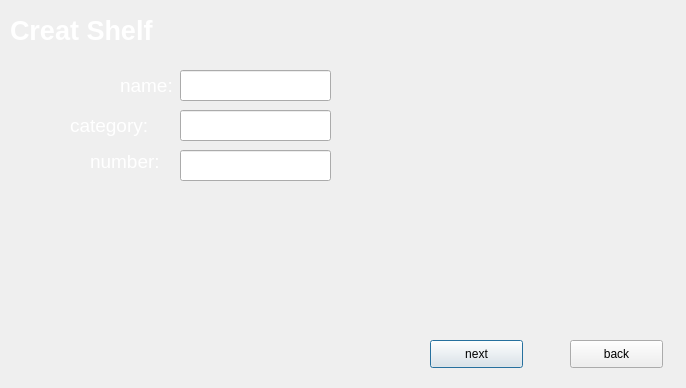
<?xml version="1.0" encoding="UTF-8"?>
<ui version="4.0">
 <class>Dialog</class>
 <widget class="QDialog" name="Dialog">
  <property name="geometry">
   <rect>
    <x>0</x>
    <y>0</y>
    <width>686</width>
    <height>388</height>
   </rect>
  </property>
  <property name="windowTitle">
   <string>Dialog</string>
  </property>
  <widget class="QLabel" name="label_2">
   <property name="geometry">
    <rect>
     <x>-10</x>
     <y>-70</y>
     <width>801</width>
     <height>531</height>
    </rect>
   </property>
   <property name="text">
    <string/>
   </property>
   <property name="pixmap">
    <pixmap resource="pic.qrc">:/newPrefix/http___com.ft.imagepublish.prod.s3.amazonaws.jpg</pixmap>
   </property>
  </widget>
  <widget class="QLineEdit" name="lineEdit">
   <property name="geometry">
    <rect>
     <x>180</x>
     <y>70</y>
     <width>151</width>
     <height>31</height>
    </rect>
   </property>
  </widget>
  <widget class="QLineEdit" name="lineEdit_2">
   <property name="geometry">
    <rect>
     <x>180</x>
     <y>150</y>
     <width>151</width>
     <height>31</height>
    </rect>
   </property>
  </widget>
  <widget class="QLineEdit" name="lineEdit_3">
   <property name="geometry">
    <rect>
     <x>180</x>
     <y>110</y>
     <width>151</width>
     <height>31</height>
    </rect>
   </property>
  </widget>
  <widget class="QLabel" name="label_3">
   <property name="geometry">
    <rect>
     <x>120</x>
     <y>70</y>
     <width>81</width>
     <height>31</height>
    </rect>
   </property>
   <property name="text">
    <string>&lt;html&gt;&lt;head/&gt;&lt;body&gt;&lt;p&gt;&lt;span style=&quot; font-size:14pt; color:#ffffff;&quot;&gt;name:&lt;/span&gt;&lt;/p&gt;&lt;/body&gt;&lt;/html&gt;</string>
   </property>
  </widget>
  <widget class="QLabel" name="label">
   <property name="geometry">
    <rect>
     <x>10</x>
     <y>0</y>
     <width>201</width>
     <height>61</height>
    </rect>
   </property>
   <property name="text">
    <string>&lt;html&gt;&lt;head/&gt;&lt;body&gt;&lt;p&gt;&lt;span style=&quot; font-size:20pt; font-weight:600; color:#ffffff;&quot;&gt;Creat Shelf&lt;/span&gt;&lt;/p&gt;&lt;/body&gt;&lt;/html&gt;</string>
   </property>
  </widget>
  <widget class="QLabel" name="label_4">
   <property name="geometry">
    <rect>
     <x>70</x>
     <y>110</y>
     <width>131</width>
     <height>31</height>
    </rect>
   </property>
   <property name="text">
    <string>&lt;html&gt;&lt;head/&gt;&lt;body&gt;&lt;p&gt;&lt;span style=&quot; font-size:14pt; color:#ffffff;&quot;&gt;category:&lt;/span&gt;&lt;/p&gt;&lt;/body&gt;&lt;/html&gt;</string>
   </property>
  </widget>
  <widget class="QLabel" name="label_5">
   <property name="geometry">
    <rect>
     <x>90</x>
     <y>150</y>
     <width>81</width>
     <height>21</height>
    </rect>
   </property>
   <property name="text">
    <string>&lt;html&gt;&lt;head/&gt;&lt;body&gt;&lt;p&gt;&lt;span style=&quot; font-size:14pt; color:#ffffff;&quot;&gt;number:&lt;/span&gt;&lt;/p&gt;&lt;/body&gt;&lt;/html&gt;</string>
   </property>
  </widget>
  <widget class="QPushButton" name="pushButton">
   <property name="geometry">
    <rect>
     <x>430</x>
     <y>340</y>
     <width>93</width>
     <height>28</height>
    </rect>
   </property>
   <property name="text">
    <string>next</string>
   </property>
  </widget>
  <widget class="QPushButton" name="pushButton_2">
   <property name="geometry">
    <rect>
     <x>570</x>
     <y>340</y>
     <width>93</width>
     <height>28</height>
    </rect>
   </property>
   <property name="text">
    <string>back</string>
   </property>
  </widget>
 </widget>
 <resources>
  <include location="pic.qrc"/>
 </resources>
 <connections/>
</ui>
